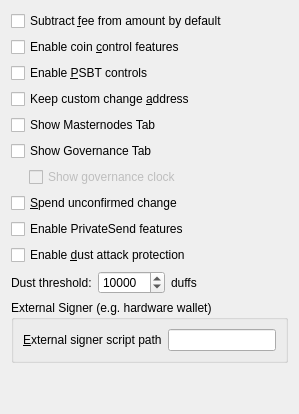
     <widget class="QWidget" name="pageWallet">
      <layout class="QVBoxLayout" name="verticalLayout_Wallet">
       <item>
        <layout class="QVBoxLayout" name="verticalLayout_2">
         <item>
          <widget class="QCheckBox" name="subFeeFromAmount">
           <property name="toolTip">
            <string extracomment="Tooltip text for Options window setting that sets subtracting the fee from a sending amount as default.">Whether to set subtract fee from amount as default or not.</string>
           </property>
           <property name="text">
            <string extracomment="An Options window setting to set subtracting the fee from a sending amount as default.">Subtract &amp;fee from amount by default</string>
           </property>
          </widget>
         </item>
         <item>
          <widget class="QCheckBox" name="coinControlFeatures">
           <property name="toolTip">
            <string>Whether to show coin control features or not.</string>
           </property>
           <property name="text">
            <string>Enable coin &amp;control features</string>
           </property>
          </widget>
         </item>
         <item>
          <widget class="QCheckBox" name="m_enable_psbt_controls">
           <property name="text">
            <string extracomment="An options window setting to enable PSBT controls.">Enable &amp;PSBT controls</string>
           </property>
           <property name="toolTip">
            <string extracomment="Tooltip text for options window setting that enables PSBT controls.">Whether to show PSBT controls.</string>
           </property>
          </widget>
         </item>
         <item>
          <widget class="QCheckBox" name="keepChangeAddress">
           <property name="toolTip">
            <string>Whether to keep the specified custom change address or not.</string>
           </property>
           <property name="text">
            <string>Keep custom change &amp;address</string>
           </property>
          </widget>
         </item>
         <item>
          <widget class="QCheckBox" name="showMasternodesTab">
           <property name="toolTip">
            <string>Show additional tab listing all your masternodes in first sub-tab&lt;br/&gt;and all masternodes on the network in second sub-tab.</string>
           </property>
           <property name="text">
            <string>Show Masternodes Tab</string>
           </property>
          </widget>
         </item>
         <item>
          <widget class="QCheckBox" name="showGovernanceTab">
           <property name="toolTip">
            <string>Show additional tab listing governance proposals.</string>
           </property>
           <property name="text">
            <string>Show Governance Tab</string>
           </property>
          </widget>
         </item>
         <item>
          <layout class="QHBoxLayout" name="horizontalLayout_govCycleIcon">
           <item>
            <spacer name="govCycleIconIndent">
             <property name="orientation">
              <enum>Qt::Horizontal</enum>
             </property>
             <property name="sizeType">
              <enum>QSizePolicy::Fixed</enum>
             </property>
             <property name="sizeHint" stdset="0">
              <size>
               <width>18</width>
               <height>0</height>
              </size>
             </property>
            </spacer>
           </item>
           <item>
            <widget class="QCheckBox" name="showGovernanceCycleIcon">
             <property name="enabled">
              <bool>false</bool>
             </property>
             <property name="toolTip">
              <string>Show the governance clock in the status bar.</string>
             </property>
             <property name="text">
              <string>Show governance clock</string>
             </property>
            </widget>
           </item>
          </layout>
         </item>
         <item>
          <widget class="QCheckBox" name="spendZeroConfChange">
           <property name="toolTip">
            <string>If you disable the spending of unconfirmed change, the change from a transaction&lt;br/&gt;cannot be used until that transaction has at least one confirmation.&lt;br/&gt;This also affects how your balance is computed.</string>
           </property>
           <property name="text">
            <string>&amp;Spend unconfirmed change</string>
           </property>
          </widget>
         </item>
         <item>
          <widget class="QCheckBox" name="coinJoinEnabled">
           <property name="toolTip">
            <string>Show mixing interface on Overview screen and reveal an additional screen which allows to spend fully mixed coins only.&lt;br/&gt;A new tab with more settings will also appear in this dialog, please make sure to check them before mixing your coins.</string>
           </property>
           <property name="text">
            <string notr="true">Enable PrivateSend features</string>
           </property>
          </widget>
         </item>
         <item>
          <widget class="QCheckBox" name="dustProtection">
           <property name="toolTip">
            <string>Automatically lock small incoming transactions from external sources that may be dust attacks. Locked UTXOs will be excluded from coin selection.</string>
           </property>
           <property name="text">
            <string>Enable &amp;dust attack protection</string>
           </property>
          </widget>
         </item>
         <item>
          <layout class="QHBoxLayout" name="horizontalLayoutDustThreshold">
           <item>
            <widget class="QLabel" name="dustThresholdLabel">
             <property name="text">
              <string>Dust threshold:</string>
             </property>
            </widget>
           </item>
           <item>
            <widget class="QSpinBox" name="dustProtectionThreshold">
             <property name="toolTip">
              <string>Transactions with outputs at or below this amount will be considered dust when received from external sources.</string>
             </property>
             <property name="minimum">
              <number>1</number>
             </property>
             <property name="maximum">
              <number>1000000</number>
             </property>
             <property name="value">
              <number>10000</number>
             </property>
            </widget>
           </item>
           <item>
            <widget class="QLabel" name="dustProtectionThresholdUnitLabel">
             <property name="text">
              <string>duffs</string>
             </property>
             <property name="textFormat">
              <enum>Qt::PlainText</enum>
             </property>
            </widget>
           </item>
           <item>
            <spacer name="horizontalSpacerDustThreshold">
             <property name="orientation">
              <enum>Qt::Horizontal</enum>
             </property>
             <property name="sizeHint" stdset="0">
              <size>
               <width>40</width>
               <height>20</height>
              </size>
             </property>
            </spacer>
           </item>
          </layout>
         </item>
        </layout>
       </item>
       <item>
        <widget class="QGroupBox" name="groupBoxHww">
         <property name="title">
          <string>External Signer (e.g. hardware wallet)</string>
         </property>
         <layout class="QVBoxLayout" name="verticalLayoutHww">
           <item>
            <layout class="QHBoxLayout" name="horizontalLayoutHww">
             <item>
              <widget class="QLabel" name="externalSignerPathLabel">
               <property name="text">
                <string>&amp;External signer script path</string>
               </property>
               <property name="buddy">
                <cstring>externalSignerPath</cstring>
               </property>
              </widget>
             </item>
             <item>
              <widget class="QLineEdit" name="externalSignerPath">
                <property name="toolTip">
                  <string>Full path to a %1 compatible script (e.g. C:\Downloads\hwi.exe or /Users/you/Downloads/hwi.py). Beware: malware can steal your coins!</string>
                </property>
              </widget>
             </item>
            </layout>
           </item>
         </layout>
        </widget>
       </item>
       <item>
        <spacer name="verticalSpacer_Wallet">
         <property name="orientation">
          <enum>Qt::Vertical</enum>
         </property>
         <property name="sizeHint" stdset="0">
          <size>
           <width>20</width>
           <height>40</height>
          </size>
         </property>
        </spacer>
       </item>
      </layout>
     </widget>
